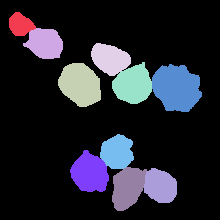
#> input picture data/cell_labels.tif, 220 x 220 px; the run also reads 2 pictures not shown here
$ jupyter execute --allow-errors measure_things_inside_things_functions.ipynb
#> lines starting #> are read from the running program, lines starting #| are printed output that depends on the picture
# Measure Things Inside Things by Code

This notebook shows how to measure features of segmentated objects arising from multichannel images. It shows the similar steps done via the "Regionprops Measure Things Inside Things" plugin module, but here these are applied by calling different functions.

It shows how to do that in the following ways (the first 2 are a wrapper arounf regular "Regionprops" plugin module):

1. **measure_labels**: Get features from on one segmented image (it needs one label image);

2. **measure_labels_with_intensity**: Get features (including intensity) from one segmented image and one intensity image (it needs one label image and one intensity image);

3. **link_two_label_images**: Get which objects from one segmented image "belong" or "are inside" another reference image, returning a relationship table;

4. **measure_labels_in_labels**: Get features from two segmented images, relating objects from one image to another image (it needs two label images, one being a reference), returning a (list of) relationship table(s) with features;

5. **measure_labels_in_labels_with_intensity**: Get features (including intensity features) from two segmented images and two intensity images (it needs two label images and two intensity images), returning a (list of) relationship table(s) with features;

6. **measure_summary_statistics**: Transforms a (list of) relationship table(s) to return a single summary statistics table instead of individual relationships.

We start by loading the same cropped images from the [BBBC007 dataset](https://bbbc.broadinstitute.org/BBBC007): two label images and two intensity images.

[cell 1]
from skimage import io
import numpy as np
import pandas as pd
import napari
from napari.utils import nbscreenshot
from napari_skimage_regionprops import measure_labels, measure_labels_with_intensity
from napari_skimage_regionprops import measure_labels_in_labels, measure_labels_in_labels_with_intensity
from napari_skimage_regionprops import link_two_label_images, make_summary_table
from napari_skimage_regionprops import regionprops_table

[cell 2]
image_channel1 = io.imread('../data/actin.tif')
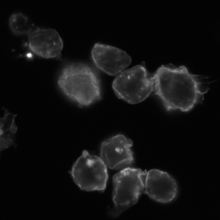
#> image_channel1: shape (220, 220) uint16; min 2, max 255, mean 16.2
image_channel2 = io.imread('../data/dna.tif')
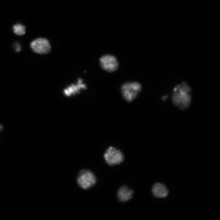
#> image_channel2: shape (220, 220) uint16; min 0, max 247, mean 6
cell_labels = io.imread('../data/cell_labels.tif')
#> cell_labels is the input picture: shape (220, 220) int32; 11 distinct labels, from 0 to 10
dna_labels = io.imread('../data/dna_labels.tif')
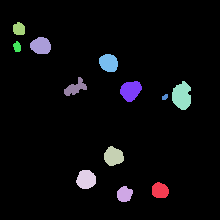
#> input picture data/dna_labels.tif, 220 x 220 px
#> dna_labels is the input picture: shape (220, 220) int32; 13 distinct labels, from 0 to 12
